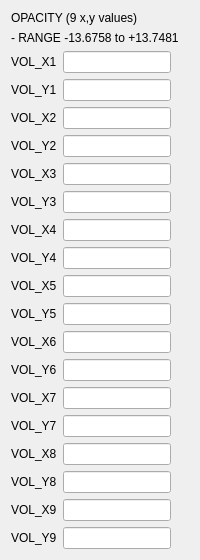
          <widget class="QWidget" name="tab_8">
           <attribute name="title">
            <string>OPACITY</string>
           </attribute>
           <layout class="QFormLayout" name="formLayout_5">
            <item row="0" column="0">
             <widget class="QLabel" name="label_12">
              <property name="text">
               <string>OPACITY (9 x,y values)</string>
              </property>
             </widget>
            </item>
            <item row="1" column="0">
             <widget class="QLabel" name="label_13">
              <property name="text">
               <string>- RANGE -13.6758 to +13.7481 </string>
              </property>
             </widget>
            </item>
            <item row="2" column="0">
             <layout class="QFormLayout" name="formLayout_4">
              <item row="0" column="0">
               <widget class="QLabel" name="label_14">
                <property name="text">
                 <string>VOL_X1</string>
                </property>
               </widget>
              </item>
              <item row="0" column="1">
               <widget class="QLineEdit" name="lineEdit_4"/>
              </item>
             </layout>
            </item>
            <item row="3" column="0">
             <layout class="QHBoxLayout" name="horizontalLayout">
              <item>
               <widget class="QLabel" name="label_15">
                <property name="text">
                 <string>VOL_Y1</string>
                </property>
               </widget>
              </item>
              <item>
               <widget class="QLineEdit" name="lineEdit_5"/>
              </item>
             </layout>
            </item>
            <item row="4" column="0">
             <layout class="QHBoxLayout" name="horizontalLayout_2">
              <item>
               <widget class="QLabel" name="label_16">
                <property name="text">
                 <string>VOL_X2</string>
                </property>
               </widget>
              </item>
              <item>
               <widget class="QLineEdit" name="lineEdit_6"/>
              </item>
             </layout>
            </item>
            <item row="5" column="0">
             <layout class="QHBoxLayout" name="horizontalLayout_3">
              <item>
               <widget class="QLabel" name="label_17">
                <property name="text">
                 <string>VOL_Y2</string>
                </property>
               </widget>
              </item>
              <item>
               <widget class="QLineEdit" name="lineEdit_7"/>
              </item>
             </layout>
            </item>
            <item row="6" column="0">
             <layout class="QHBoxLayout" name="horizontalLayout_4">
              <item>
               <widget class="QLabel" name="label_18">
                <property name="text">
                 <string>VOL_X3</string>
                </property>
               </widget>
              </item>
              <item>
               <widget class="QLineEdit" name="lineEdit_8"/>
              </item>
             </layout>
            </item>
            <item row="7" column="0">
             <layout class="QHBoxLayout" name="horizontalLayout_5">
              <item>
               <widget class="QLabel" name="label_19">
                <property name="text">
                 <string>VOL_Y3</string>
                </property>
               </widget>
              </item>
              <item>
               <widget class="QLineEdit" name="lineEdit_9"/>
              </item>
             </layout>
            </item>
            <item row="8" column="0">
             <layout class="QHBoxLayout" name="horizontalLayout_6">
              <item>
               <widget class="QLabel" name="label_20">
                <property name="text">
                 <string>VOL_X4</string>
                </property>
               </widget>
              </item>
              <item>
               <widget class="QLineEdit" name="lineEdit_10"/>
              </item>
             </layout>
            </item>
            <item row="9" column="0">
             <layout class="QHBoxLayout" name="horizontalLayout_7">
              <item>
               <widget class="QLabel" name="label_22">
                <property name="text">
                 <string>VOL_Y4</string>
                </property>
               </widget>
              </item>
              <item>
               <widget class="QLineEdit" name="lineEdit_12"/>
              </item>
             </layout>
            </item>
            <item row="10" column="0">
             <layout class="QHBoxLayout" name="horizontalLayout_8">
              <item>
               <widget class="QLabel" name="label_23">
                <property name="text">
                 <string>VOL_X5</string>
                </property>
               </widget>
              </item>
              <item>
               <widget class="QLineEdit" name="lineEdit_13"/>
              </item>
             </layout>
            </item>
            <item row="11" column="0">
             <layout class="QHBoxLayout" name="horizontalLayout_9">
              <item>
               <widget class="QLabel" name="label_24">
                <property name="text">
                 <string>VOL_Y5</string>
                </property>
               </widget>
              </item>
              <item>
               <widget class="QLineEdit" name="lineEdit_14"/>
              </item>
             </layout>
            </item>
            <item row="12" column="0">
             <layout class="QHBoxLayout" name="horizontalLayout_10">
              <item>
               <widget class="QLabel" name="label_25">
                <property name="text">
                 <string>VOL_X6</string>
                </property>
               </widget>
              </item>
              <item>
               <widget class="QLineEdit" name="lineEdit_15"/>
              </item>
             </layout>
            </item>
            <item row="13" column="0">
             <layout class="QHBoxLayout" name="horizontalLayout_11">
              <item>
               <widget class="QLabel" name="label_26">
                <property name="text">
                 <string>VOL_Y6</string>
                </property>
               </widget>
              </item>
              <item>
               <widget class="QLineEdit" name="lineEdit_16"/>
              </item>
             </layout>
            </item>
            <item row="14" column="0">
             <layout class="QHBoxLayout" name="horizontalLayout_12">
              <item>
               <widget class="QLabel" name="label_27">
                <property name="text">
                 <string>VOL_X7</string>
                </property>
               </widget>
              </item>
              <item>
               <widget class="QLineEdit" name="lineEdit_17"/>
              </item>
             </layout>
            </item>
            <item row="15" column="0">
             <layout class="QHBoxLayout" name="horizontalLayout_13">
              <item>
               <widget class="QLabel" name="label_28">
                <property name="text">
                 <string>VOL_Y7</string>
                </property>
               </widget>
              </item>
              <item>
               <widget class="QLineEdit" name="lineEdit_18"/>
              </item>
             </layout>
            </item>
            <item row="16" column="0">
             <layout class="QHBoxLayout" name="horizontalLayout_14">
              <item>
               <widget class="QLabel" name="label_29">
                <property name="text">
                 <string>VOL_X8</string>
                </property>
               </widget>
              </item>
              <item>
               <widget class="QLineEdit" name="lineEdit_19"/>
              </item>
             </layout>
            </item>
            <item row="17" column="0">
             <layout class="QHBoxLayout" name="horizontalLayout_15">
              <item>
               <widget class="QLabel" name="label_30">
                <property name="text">
                 <string>VOL_Y8</string>
                </property>
               </widget>
              </item>
              <item>
               <widget class="QLineEdit" name="lineEdit_20"/>
              </item>
             </layout>
            </item>
            <item row="18" column="0">
             <layout class="QHBoxLayout" name="horizontalLayout_16">
              <item>
               <widget class="QLabel" name="label_31">
                <property name="text">
                 <string>VOL_X9</string>
                </property>
               </widget>
              </item>
              <item>
               <widget class="QLineEdit" name="lineEdit_21"/>
              </item>
             </layout>
            </item>
            <item row="19" column="0">
             <layout class="QHBoxLayout" name="horizontalLayout_17">
              <item>
               <widget class="QLabel" name="label_32">
                <property name="text">
                 <string>VOL_Y9</string>
                </property>
               </widget>
              </item>
              <item>
               <widget class="QLineEdit" name="lineEdit_22"/>
              </item>
             </layout>
            </item>
           </layout>
          </widget>
